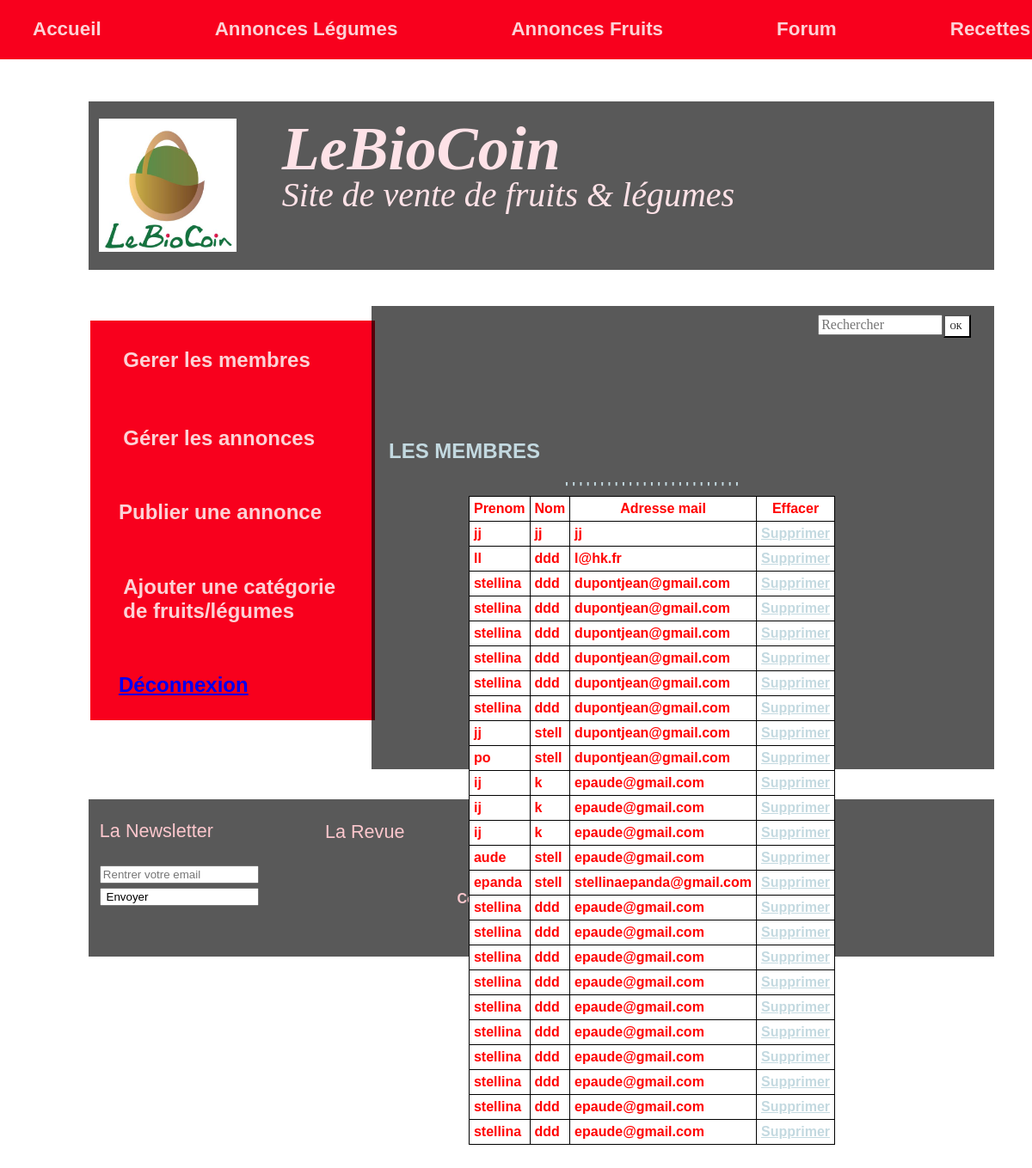
The app's page /listemembre.php with its own data.
### tables this page shows
CREATE TABLE IF NOT EXISTS `membre` (
  `id_membre` int(11) NOT NULL AUTO_INCREMENT,
  `prenom` varchar(12) NOT NULL,
  `nom` varchar(20) NOT NULL,
  `adressemail` varchar(320) NOT NULL,
  `motdepasse1` varchar(12) NOT NULL,
  `motdepasse2` varchar(12) NOT NULL,
  `ville` varchar(60) NOT NULL,
  `num` int(10) NOT NULL,
  `photo` blob NOT NULL,
  PRIMARY KEY (`id_membre`)
);

### listemembre.php (the view, shortened to what this page needs)
<!DOCTYPE html>
<html>
    <head>
        <link rel="stylesheet" href="styles/header.css">
        <?php include("headeradmin.php"); ?>
     </head>
<?php
    try{
    $bdd= new PDO('mysql:host=127.0.0.1;dbname=mabase','root','');
    }
    catch(Exception $e) {
      die('Erreur: '.$e->getMessage());
    }
$bdd->query('DELETE FROM membre WHERE id_membre='.$_GET['delete'].'');
    $request=$bdd->query('SELECT * FROM membre ORDER BY id_membre');
    ?>
    <body>
      <div id="contenuaccueil">
    <h2>LES MEMBRES </h2>
    <center>
    <table>
      <th>Prenom</th>
      <th>Nom</th>
      <th>Adresse mail</th>
      <th>Effacer</th>
      <?php
      while($row = $request->fetch(PDO::FETCH_OBJ))
    {
    $nom= $row->nom;
    $id_membre= $row->id_membre;
    $prenom= $row->prenom;
    $adressemail= $row->adressemail;
    ?>
      <tr>
        <td><?php echo $prenom ?></td>
        <td><?php echo $nom ?></td>
        <td><?php echo $adressemail;?></td>
        <td><a href ="listemembre.php?delete=<?php echo $id_membre; ?>">Supprimer</a></td>
        </tr>'
    <?php
    }
   ?>
    </table>
    </center>
    </div>
    </body>
</html>

### styles/header.css (style rules this page uses)
body { background-image:url("http://www.google.fr/url?source=imglanding&ct=img&q=http://www.tao-mieux-etre.fr/web_images/pamplemousse-muffetflickr-cc.jpg&sa=X&ei=KadsVazYBMi1UbiwgNgM&ved=0CAkQ8wc4pgI&usg=AFQjCNHYb0JLWZ968Qpg9VzUwsZocn0uWQ"); background-attachment:fixed; background-size: cover; }
#contenuaccueil { padding:3%; padding-top:1%; font-family: Lucida Sans Unicode, Lucida Grande, sans-serif; background-color:rgba(0, 0,0, 0.0); overflow:auto; position:absolute; height:50%; width:51%; margin-top:-53.8%; margin-left: 34%; font-weight: bold; color: #C3D9E0; }
#contenuaccueil a { text-decoration: underline; color : #C3D9E0; }

### listemembre.php (style rules this page uses)
table, th, td { border: 1px solid black; border-collapse: collapse; background-color:white; color:red; }
th, td { padding: 5px; }

### records on screen
membre: prenom "jj", nom "jj", adressemail "jj"
membre: prenom "ll", nom "ddd", adressemail "l@hk.fr"
membre: prenom "stellina", nom "ddd", adressemail "dupontjean@gmail.com"
membre: prenom "stellina", nom "ddd", adressemail "dupontjean@gmail.com"
membre: prenom "stellina", nom "ddd", adressemail "dupontjean@gmail.com"
membre: prenom "stellina", nom "ddd", adressemail "dupontjean@gmail.com"
membre: prenom "stellina", nom "ddd", adressemail "dupontjean@gmail.com"
membre: prenom "stellina", nom "ddd", adressemail "dupontjean@gmail.com"
membre: prenom "jj", nom "stell", adressemail "dupontjean@gmail.com"
membre: prenom "po", nom "stell", adressemail "dupontjean@gmail.com"
membre: prenom "ij", nom "k", adressemail "epaude@gmail.com"
membre: prenom "ij", nom "k", adressemail "epaude@gmail.com"
membre: prenom "ij", nom "k", adressemail "epaude@gmail.com"
membre: prenom "aude", nom "stell", adressemail "epaude@gmail.com"
membre: prenom "epanda", nom "stell", adressemail "stellinaepanda@gmail.com"
membre: prenom "stellina", nom "ddd", adressemail "epaude@gmail.com"
membre: prenom "stellina", nom "ddd", adressemail "epaude@gmail.com"
membre: prenom "stellina", nom "ddd", adressemail "epaude@gmail.com"
membre: prenom "stellina", nom "ddd", adressemail "epaude@gmail.com"
membre: prenom "stellina", nom "ddd", adressemail "epaude@gmail.com"
membre: prenom "stellina", nom "ddd", adressemail "epaude@gmail.com"
membre: prenom "stellina", nom "ddd", adressemail "epaude@gmail.com"
membre: prenom "stellina", nom "ddd", adressemail "epaude@gmail.com"
membre: prenom "stellina", nom "ddd", adressemail "epaude@gmail.com"
membre: prenom "stellina", nom "ddd", adressemail "epaude@gmail.com"
